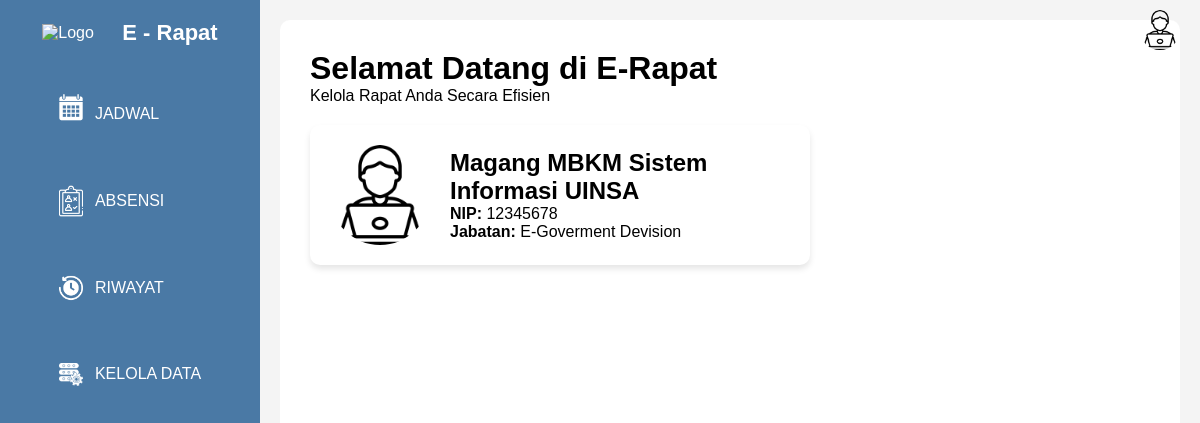
The app's page /dashboard.php (signed in) with its own data.
### tables this page shows
CREATE TABLE `profile` (
  `nip` varchar(20) NOT NULL,
  `nama` varchar(200) NOT NULL,
  `foto` varchar(50) NOT NULL,
  `username` varchar(50) DEFAULT NULL,
  `jabatan_id` int(11) DEFAULT NULL
);

CREATE TABLE `jabatan` (
  `id` int(11) NOT NULL,
  `nama_jabatan` varchar(100) NOT NULL
);

### dashboard.php (the view, shortened to what this page needs)
<?php
include('koneksierapat.php');
$username = $_SESSION['username'];
$role = $_SESSION['role'];
$sql = "SELECT profile.nip, profile.nama, profile.foto, jabatan.nama_jabatan AS division
        FROM profile
        JOIN jabatan ON profile.jabatan_id = jabatan.id
        WHERE profile.username = ?";
$stmt = $conn->prepare($sql);
$stmt->bind_param("s", $username);
$stmt->execute();
$result = $stmt->get_result();
$profile = $result->fetch_assoc();
$fotoPath = !empty($profile['foto']) ? "uploads/" . $profile['foto'] : "assets/icons/default-profile.png";
?>
<!DOCTYPE html>
<html lang="id">
<head>
    <link rel="stylesheet" href="style.css">
</head>
<body>
    <header class="header">
        <div class="header-icons" style="position: absolute; top: 10px; right: 20px; display: flex; gap: 15px;">
            <div class="dropdown">
                <span class="profile-icon" onclick="toggleDropdown('profile-dropdown')">
                    <img src="<?= htmlspecialchars($fotoPath) ?>" alt="Foto Profil" width="40" height="40"
                         style="border-radius: 50%; object-fit: cover;"
                         onerror="this.src='assets/icons/default-profile.png'">
                </span>
            </div>
        </div>
    </header>
    <?php
    if ($role == 'admin') {
        include 'layout_admin.php';
    } elseif ($role == 'user') {
        include 'layout_user.php';
    } else {
        header("Location: unauthorized.php");
        exit();
    }
    ?>
    <main class="content">
        <h1>Selamat Datang di E-Rapat</h1>
        <p>Kelola Rapat Anda Secara Efisien</p>
        <div class="profile-container">
            <img src="<?= htmlspecialchars($fotoPath) ?>" alt="Foto Profil" class="profile-photo">
            <div class="profile-info">
                <h2><?= htmlspecialchars($profile['nama'] ?? "Nama Tidak Ditemukan") ?></h2>
                <p><strong>NIP:</strong> <?= htmlspecialchars($profile['nip'] ?? "-") ?></p>
                <p><strong>Jabatan:</strong> <?= htmlspecialchars($profile['division'] ?? "-") ?></p>
            </div>
        </div>
    </main>
</body>
</html>

### style.css (style rules this page uses)
* { margin: 0; padding: 0; box-sizing: border-box; font-family: 'Poppins', sans-serif; }
body { font-family: 'Poppins', sans-serif; display: flex; margin: 0; background: #f4f4f4; }
main { flex: 1; padding: 30px; background: white; border-radius: 10px; margin: 20px; width: 100%; max-width: none; }

### dashboard.php (style rules this page uses)
.profile-container { display: flex; align-items: center; background: white; padding: 20px; border-radius: 10px; box-shadow: 0px 4px 6px rgba(0, 0, 0, 0.1); max-width: 500px; margin: 20px auto; margin-left: 0px; }
.profile-photo { width: 100px; height: 100px; border-radius: 50%; object-fit: cover; margin-right: 20px; }

### records on screen
profile: foto (picture), nama "Magang MBKM Sistem Informasi UINSA", nip "12345678", jabatan.nama_jabatan "E-Goverment Devision"
